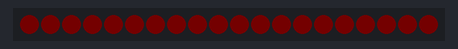
Recording of a sketch running on a simulated Arduino Uno, built with avr-gcc and run on an emulated ATmega328P. On the bench: 20 RGB LEDs in strip order, left to right. Dim RGB values are drawn brighter than linear.

Above: at 0.16 s.
At 2.98 s:
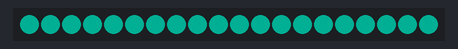
At 9.92 s:
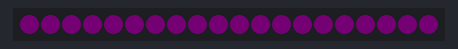
At 19.63 s:
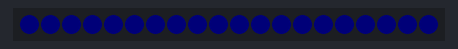
At 29.27 s:
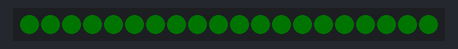
At 38.98 s:
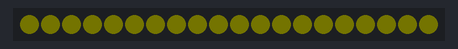

The sketch:

hacker.ino
```cpp
#include <FastLED.h>

#define NUM_LEDS 20
#define DATA_PIN 16

CRGB leds[NUM_LEDS];

void setup() {
  FastLED.addLeds<NEOPIXEL, DATA_PIN>(leds, NUM_LEDS);
}

void loop() {
  // Cycle through different neon colors
  static uint8_t hue = 0;
  hue++;
  hue %= 256;

  // Create a pulsating effect
  static uint8_t brightness = 0;
  brightness += 5;
  if (brightness > 255) {
    brightness = 0;
  }

  for (int i = 0; i < NUM_LEDS; i++) {
    leds[i] = CHSV(hue, 255, brightness);
  }

  FastLED.show();
  delay(20);
}
```
